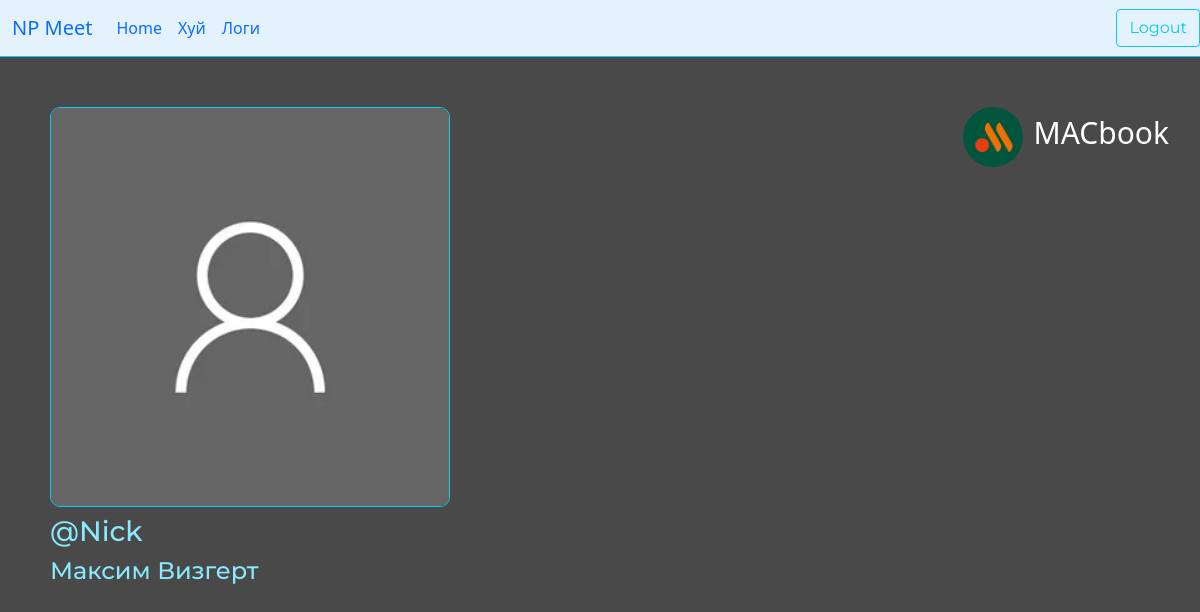
The app's page /controlpanel/ (signed in), older data.
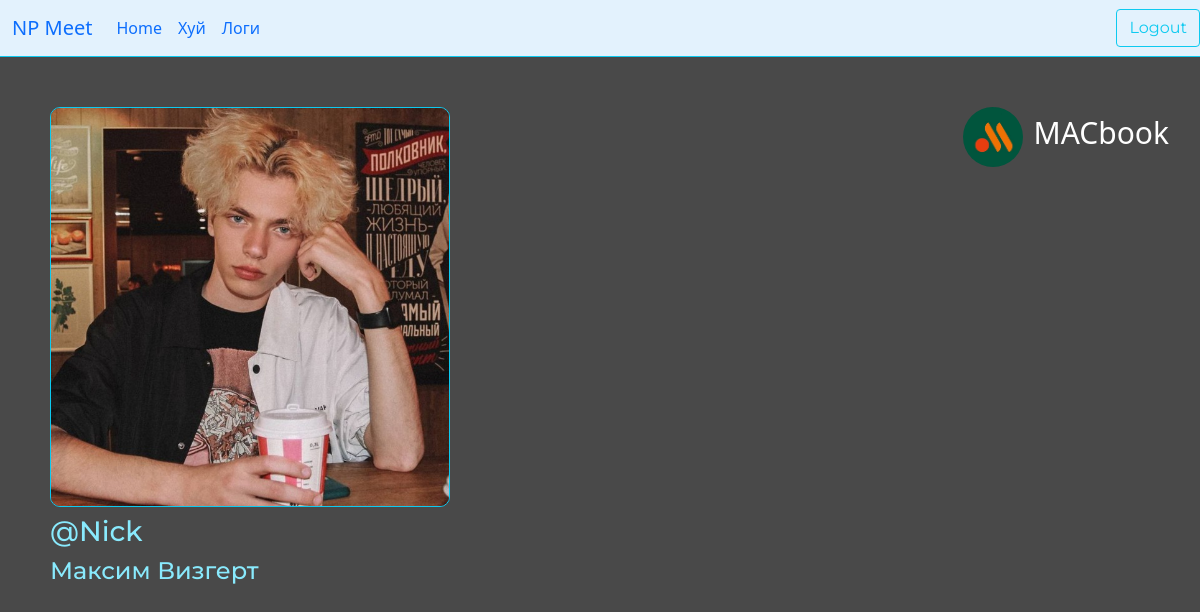
The same page, newer data.
### main/models.py (models this page shows, shortened)
class User(AbstractUser):
    avatar = models.ImageField(upload_to='main/users/avatars', default='main/users/avatars/default.webp')
    birth_date = models.DateField(null=True, blank=True, verbose_name='Дата рождения')
    phone = models.CharField(max_length=20, null=True, blank=True, verbose_name='Номер телефона')
    position = models.ManyToManyField(CorpPositions, blank=True)
    corporation = models.ForeignKey(Corporations, on_delete=models.CASCADE, null=True, blank=True)
    reg_ip = models.GenericIPAddressField(verbose_name='IP при регистрации', blank=True, null=True)
    last_ip = models.GenericIPAddressField(verbose_name='IP последнего входа', blank=True, null=True)

### main/views.py (the view)
# urls.py: path('controlpanel/', views.control_palen_page, name='control_palen_page'),
@login_required
def control_palen_page(request):
    log_scripts.create_log_auth(request, 'Зашел в контрольную панель')
    try:
        corp = Corporations.objects.get(name=request.user.corporation.name)
        return render(request, 'main/contol_panel_page.html', context={
        'corp': corp})
    except ObjectDoesNotExist:
        return render(request, 'main/contol_panel_page.html')
    except MultipleObjectsReturned:
        return render(request, 'main/contol_panel_page.html', context={
            'corp': corp})
    except:
        return render(request, 'main/contol_panel_page.html')

### main/views_scripts/log.py (called while the page is built)
def create_log_auth(request, text:str, user=None):
    if not user:
        user = request.user
    log_auth = LogAuthUser.objects.create(
                    user=user,
                    do=text
                )
    if request.user.is_authenticated :
        log_auth.company = request.user.corporation
    log_auth.save()

### main/templates/main/contol_panel_page.html (shortened to what this page needs)
{% extends 'main/base.html' %}
{% load static %}
{% block head %}
<link rel="stylesheet" href="{% static 'main/css/contol_panel_page.css' %}">
{% endblock head %}
{% block content %}
<div class='control-container'>
    <div class="row">
        <div class="col-3">
            <div class="user-profil">
                <div class='img-profil'>
                    <img src="{{user.avatar.url}}" alt="">
                </div>
            <h3 class='worker-name'>@{{user.get_username}}</h3>
            <h4 class='worker-name'>{{user.first_name}} {{user.last_name}}</h4>
            </div>
        </div>
        <div class="col div-btn-company">
            {% if corp %}
            <a class="link-comp" href="{% url 'company_profil_page' corp.id %}">
                <div class="row justify-content-end align-items-center">
                    <div class="col-1 corp-logo">
                        <div class="corp-logo" style="background-image: url('{{corp.logo.url}}');"></div>
                    </div>
                    <div class="col-2 title-comp">
                        <h4 class="title-comp">{{corp.name}}</h4>
                    </div>
                </div>
            </a>
            <div class="row">
                <div class="col-2">
                    <a class='btn-worker' href="{% url 'company_workers_page' %}" class="btn btn-outline-success invite-worker ">
                    </a>
                </div>
            </div>
            <div class="row">
                <div class="col-2">
                    <a class='btn-worker' href="{% url 'index_tasks_page' %}" class="btn btn-outline-success invite-worker ">
                    </a>
                </div>
            </div>
            <div class="row">
                <div class="col-2">
                    <a class='btn-worker' href="{% url 'mail_page' %}" class="btn btn-outline-success invite-worker ">
                    </a>
                </div>
            </div>
            {% endif %}
        </div>
    </div>
</div>
{% endblock content %}

Row changes from the older to the newer data that the page shows:
changed User "Nick": avatar: picture added in place of a placeholder
